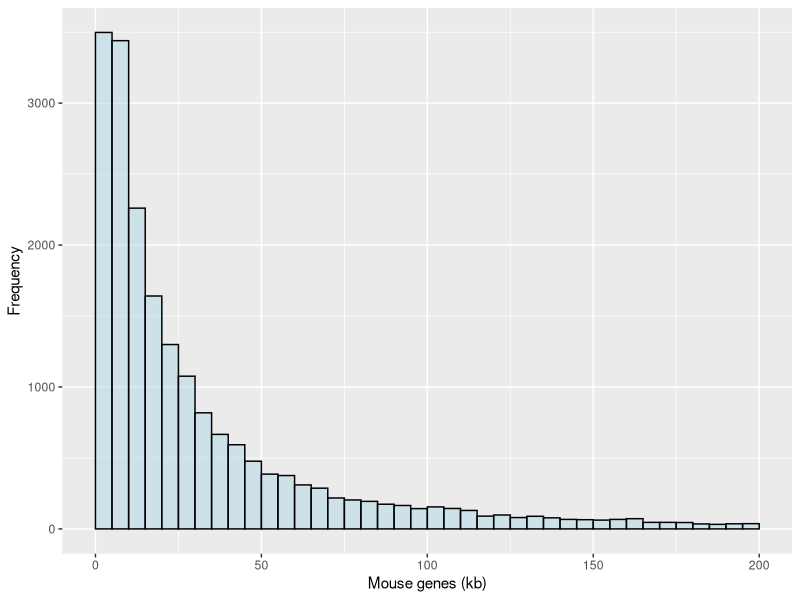
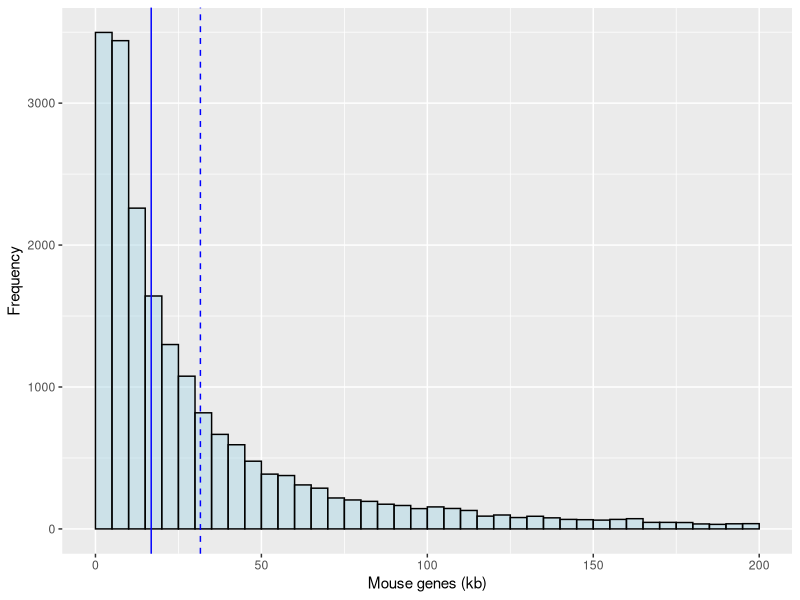
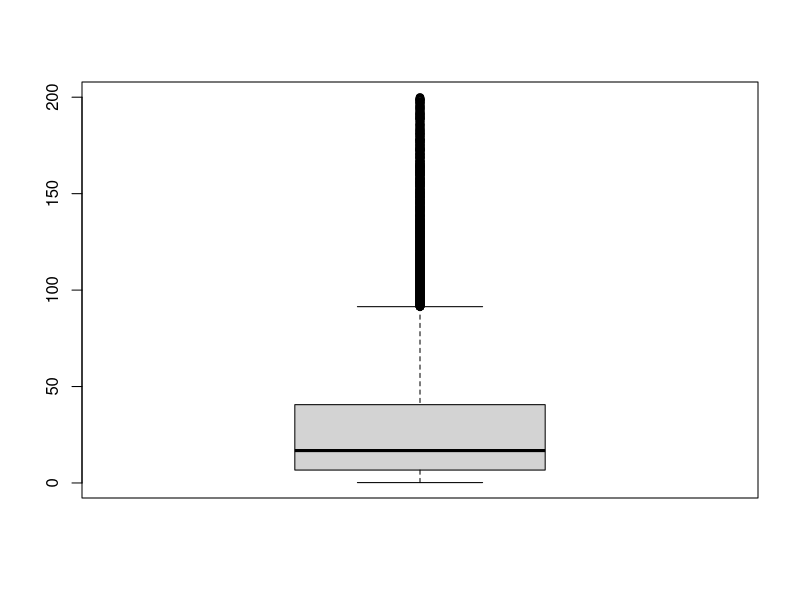
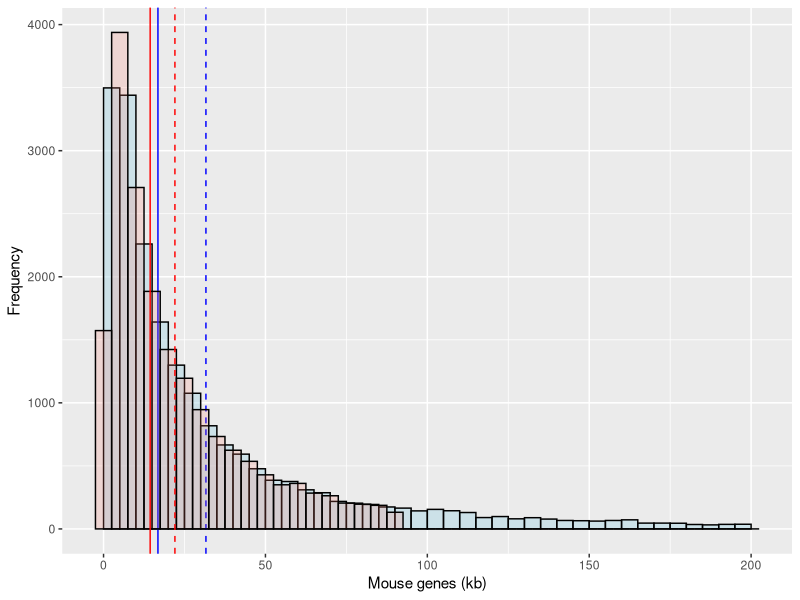
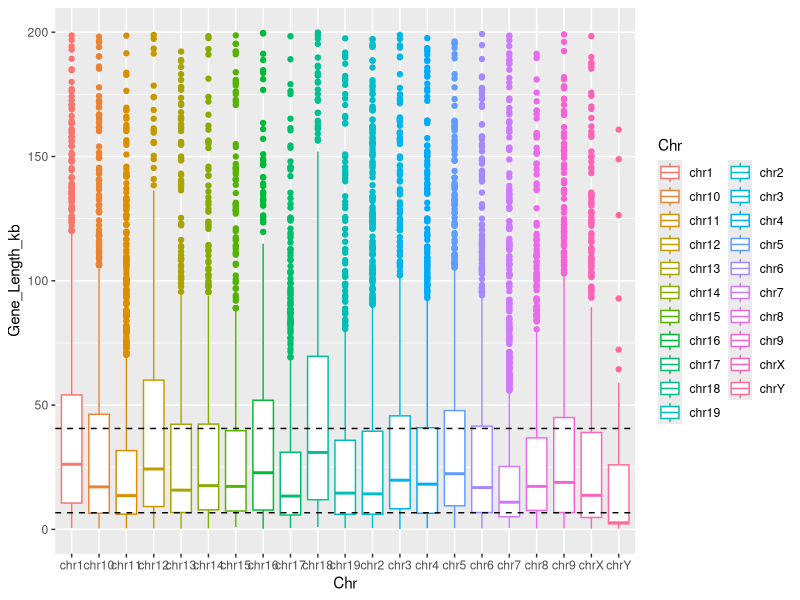
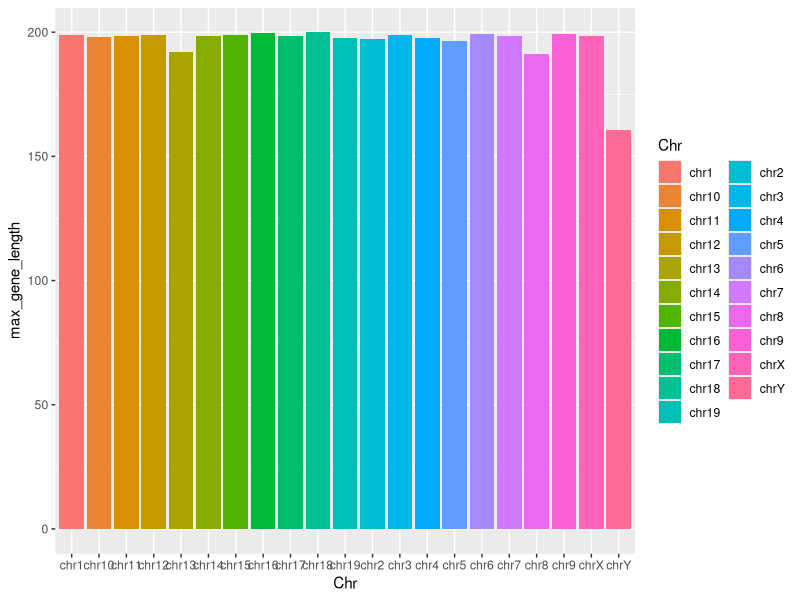
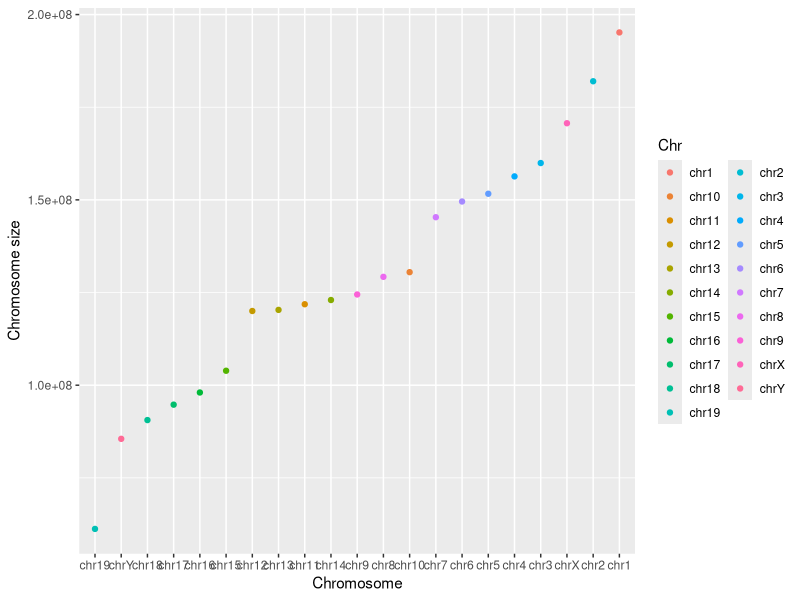

The R script that drew these images, in order:
## ---- chunk 1
knitr::opts_chunk$set(echo = TRUE)
## ---- chunk 2
library(ggplot2)
## ---- chunk 3
mgenes = read.csv("mouse_genes.csv", stringsAsFactors = FALSE)
str(mgenes)
## ---- chunk 4
lengths = round((abs(mgenes$Start-mgenes$End) + 1)/1000, digits = 1)
mgenes$Gene_Length_kb = lengths
tail(mgenes)
## ---- chunk 5
mgenes_hist = ggplot(mgenes, aes(x=Gene_Length_kb)) + 
  geom_histogram(col="black",fill="lightblue", alpha=0.5, 
                 boundary = 0, closed = "left", binwidth = 5) + 
  xlab("Mouse genes (kb)") +
  ylab("Frequency")
mgenes_hist
## ---- chunk 6
mgenes_hist = mgenes_hist +
  geom_vline(aes(xintercept = mean(Gene_Length_kb)),
             color="blue", linetype="dashed") +
    geom_vline(aes(xintercept = median(Gene_Length_kb)),
             color="blue")
mgenes_hist
## ---- chunk 7
summary(mgenes$Gene_Length_kb)
IQR(mgenes$Gene_Length_kb)
boxplot(mgenes$Gene_Length_kb)
## ---- chunk 8
x = summary(mgenes$Gene_Length_kb)
min_len = x["1st Qu."] - 1.5*IQR(mgenes$Gene_Length_kb) # just the min val here
max_len = x[5] + 1.5*IQR(mgenes$Gene_Length_kb)
c(min_len,max_len)

# base R
trimmed = mgenes[ which(mgenes$Gene_Length_kb >= min_len  &
           mgenes$Gene_Length_kb <= max_len), "Gene_Length_kb" ]
str(trimmed)
mean(trimmed)
median(trimmed)

# use dplyr
library(dplyr)
trimmed = mgenes %>% 
  filter(mgenes$Gene_Length_kb >= min_len  &
           mgenes$Gene_Length_kb <= max_len) %>% 
  select(Gene_Length_kb)

str(trimmed)
mean(trimmed$Gene_Length_kb)
median(trimmed$Gene_Length_kb)

## ---- chunk 9
mgenes_hist +
  geom_histogram(data = trimmed, aes(x=Gene_Length_kb),
                 col="black",fill="salmon", alpha=0.2, 
                  binwidth = 5) +
  geom_vline(data = trimmed, aes(xintercept = mean(Gene_Length_kb)),
             color="red", linetype="dashed") +
  geom_vline(data = trimmed, aes(xintercept = median(Gene_Length_kb)),
             color="red")
## ---- chunk 10
ggplot( data=mgenes, (aes(x=Chr, y=Gene_Length_kb, color=Chr)) ) + 
  geom_boxplot() +

  geom_hline(data = mgenes, aes(yintercept = summary(mgenes$Gene_Length_kb)[5]),
             color="black", linetype="dashed") +
  geom_hline(data = mgenes, aes(yintercept = summary(mgenes$Gene_Length_kb)[2]),
             color="black", linetype="dashed")
## ---- chunk 11
# dplyr
genes_per_chr = mgenes %>% group_by(Chr) %>% 
  summarise(max_gene_length = max(Gene_Length_kb)) %>% 
  arrange(max_gene_length)
head(genes_per_chr)

ggplot( data=genes_per_chr, (aes(x=Chr, y=max_gene_length, fill=Chr)) ) + 
  geom_col()
## ---- chunk 12
# by chr length
chr_length = mgenes %>% group_by(Chr) %>% 
  summarise(chr_size = max(End)) %>% 
  mutate(name=factor(Chr, levels=Chr))

ggplot( data=chr_length, (aes(x=reorder(Chr,chr_size), 
                              y=chr_size, color=Chr)) ) + 
  geom_point() +
  xlab("Chromosome") + 
  ylab("Chromosome size")
## ---- chunk 13
# sd
sd(mgenes$Gene_Length_kb)
sd(mgenes$GC_Percent)

# cv
cv_gene_length = sd(mgenes$Gene_Length_kb) / mean(mgenes$Gene_Length_kb) * 100
cv_gc = sd(mgenes$GC_Percent) / mean(mgenes$GC_Percent) * 100
cv_gene_length
cv_gc
summary(mgenes$GC_Percent)
